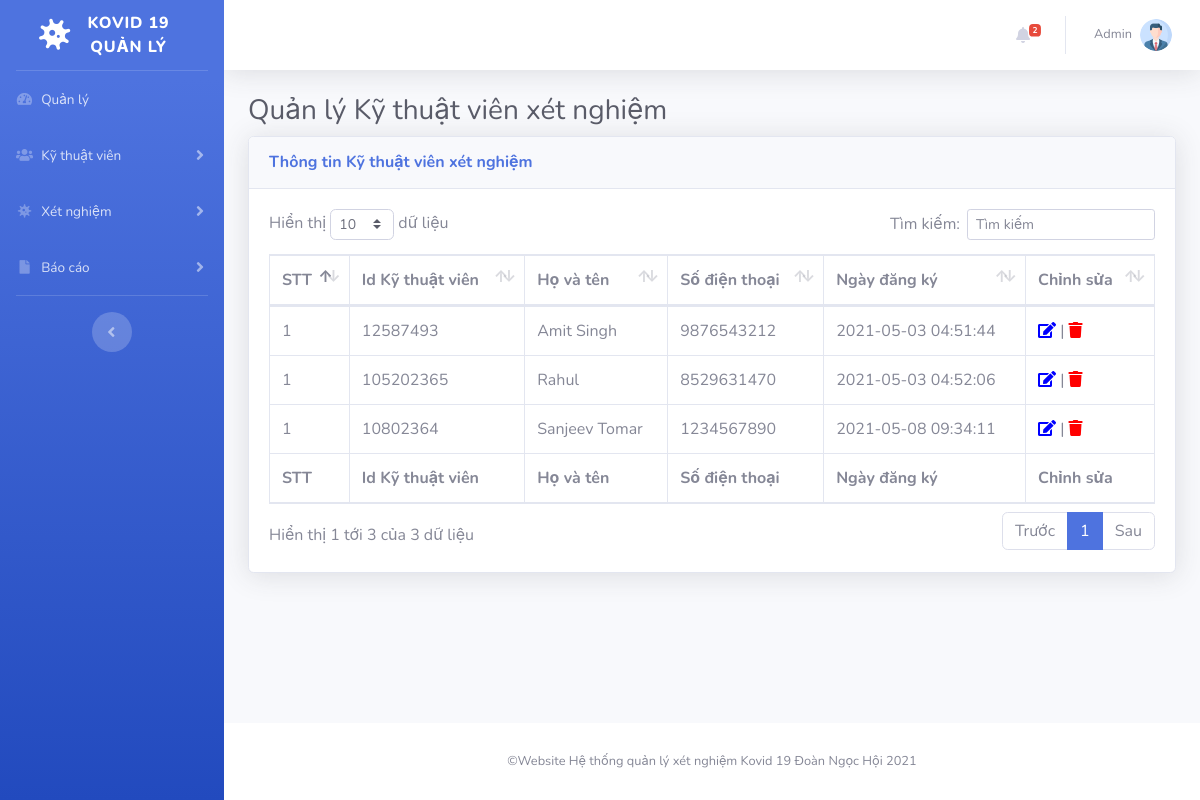
The app's page /covid-tms/admin/manage-phlebotomist.php (signed in) with its own data.
### tables this page shows
CREATE TABLE `tblphlebotomist` (
  `id` int(11) NOT NULL,
  `EmpID` varchar(100) DEFAULT NULL,
  `FullName` varchar(120) DEFAULT NULL,
  `MobileNumber` bigint(12) DEFAULT NULL,
  `RegDate` timestamp NULL DEFAULT current_timestamp()
);

### covid-tms/admin/manage-phlebotomist.php (the view, shortened to what this page needs)
<?php session_start();
include_once('includes/config.php');
if (strlen($_SESSION['aid'] == 0)) {
    header('location:logout.php');
} else {
?>
    <!DOCTYPE html>
    <html lang="en">
    <head>
        <link href="vendor/fontawesome-free/css/all.min.css" rel="stylesheet" type="text/css">
        <link href="css/sb-admin-2.min.css" rel="stylesheet">
        <link href="vendor/datatables/dataTables.bootstrap4.min.css" rel="stylesheet">
    </head>
    <body id="page-top">
        <div id="wrapper">
            <?php include_once('includes/sidebar.php'); ?>
            <div id="content-wrapper" class="d-flex flex-column">
                <div id="content">
                    <?php include_once('includes/topbar.php'); ?>
                    <div class="container-fluid">
                        <h1 class="h3 mb-2 text-gray-800">Quản lý Kỹ thuật viên xét nghiệm</h1>
                        <div class="card shadow mb-4">
                            <div class="card-header py-3">
                                <h6 class="m-0 font-weight-bold text-primary">Thông tin Kỹ thuật viên xét nghiệm</h6>
                            </div>
                            <div class="card-body">
                                <div class="table-responsive">
                                    <table class="table table-bordered" id="dataTable" width="100%" cellspacing="0">
                                        <thead>
                                            <tr>
                                                <th>STT</th>
                                                <th>Id Kỹ thuật viên</th>
                                                <th>Họ và tên</th>
                                                <th>Số điện thoại</th>
                                                <th>Ngày đăng ký</th>
                                                <th>Chỉnh sửa</th>
                                            </tr>
                                        </thead>
                                        <tfoot>
                                            <tr>
                                                <th>STT</th>
                                                <th>Id Kỹ thuật viên</th>
                                                <th>Họ và tên</th>
                                                <th>Số điện thoại</th>
                                                <th>Ngày đăng ký</th>
                                                <th>Chỉnh sửa</th>
                                            </tr>
                                        </tfoot>
                                        <tbody>
                                            <?php $query = mysqli_query($con, "select * from tblphlebotomist");
                                            $cnt = 1;
                                            while ($row = mysqli_fetch_array($query)) {
                                            ?>
                                                <tr>
                                                    <td><?php echo $cnt; ?></td>
                                                    <td><?php echo $row['EmpID']; ?></td>
                                                    <td><?php echo $row['FullName']; ?></td>
                                                    <td><?php echo $row['MobileNumber']; ?></td>
                                                    <td><?php echo $row['RegDate']; ?></td>
                                                    <td>
                                                        <a href="edit-phlebotomist.php?pid=<?php echo $row['id']; ?>"><i class="fas fa-edit" style="color:blue"></i></a> |
                                                        <a href="manage-phlebotomist.php?pid=<?php echo $row['id']; ?>&&action=delete" onclick="return confirm('Bạn có thực sự muốn xóa kỹ thuật viên này?');"><i class="fa fa-trash" aria-hidden="true" style="color:red" title="Xóa bản ghi này"></i></a>
                                                    </td>
                                                </tr>
                                            <?php } ?>
                                        </tbody>
                                    </table>
                                </div>
                            </div>
                        </div>
                    </div>
                </div>
                <?php include_once('includes/footer.php'); ?>
            </div>
        </div>
    </body>
    </html>
<?php } ?>

### covid-tms/admin/includes/topbar.php (shortened to what this page needs)
      <nav class="navbar navbar-expand navbar-light bg-white topbar mb-4 static-top shadow">
            <?php if($_SESSION['aid']):?>
                    <ul class="navbar-nav ml-auto">
<?php $query=mysqli_query($con,"select * from tbltestrecord where ReportStatus is null");
$count=mysqli_num_rows($query);
?>
                        <li class="nav-item dropdown no-arrow mx-1">
                            <a class="nav-link dropdown-toggle" href="#" id="alertsDropdown" role="button"
                                data-toggle="dropdown" aria-haspopup="true" aria-expanded="false">
                                <i class="fas fa-bell fa-fw"></i>
                                <span class="badge badge-danger badge-counter"><?php echo $count;?></span>
                            </a>
                        </li>
                        <li class="nav-item dropdown no-arrow">
                            <a class="nav-link dropdown-toggle" href="#" id="userDropdown" role="button"
                                data-toggle="dropdown" aria-haspopup="true" aria-expanded="false">
                <?php
$adid=$_SESSION['aid'];
$ret1=mysqli_query($con,"select AdminName from tbladmin where ID='$adid'");
while($row1=mysqli_fetch_array($ret1)){
?>
                                <span class="mr-2 d-none d-lg-inline text-gray-600 small"><?php  echo $row1['AdminName'];?></span>
                           <?php } ?>
                                <img class="img-profile rounded-circle"
                                    src="img/profile.png">
                            </a>
                        </li>
                    </ul>
                <?php endif;?>
                </nav>

### records on screen
tblphlebotomist: EmpID "12587493", FullName "Amit Singh", MobileNumber "9876543212", RegDate "2021-05-03 04:51:44"
tblphlebotomist: EmpID "105202365", FullName "Rahul", MobileNumber "8529631470", RegDate "2021-05-03 04:52:06"
tblphlebotomist: EmpID "10802364", FullName "Sanjeev Tomar", MobileNumber "1234567890", RegDate "2021-05-08 09:34:11"

### other values on screen
$count "2"
$row1['AdminName'] "Admin"
